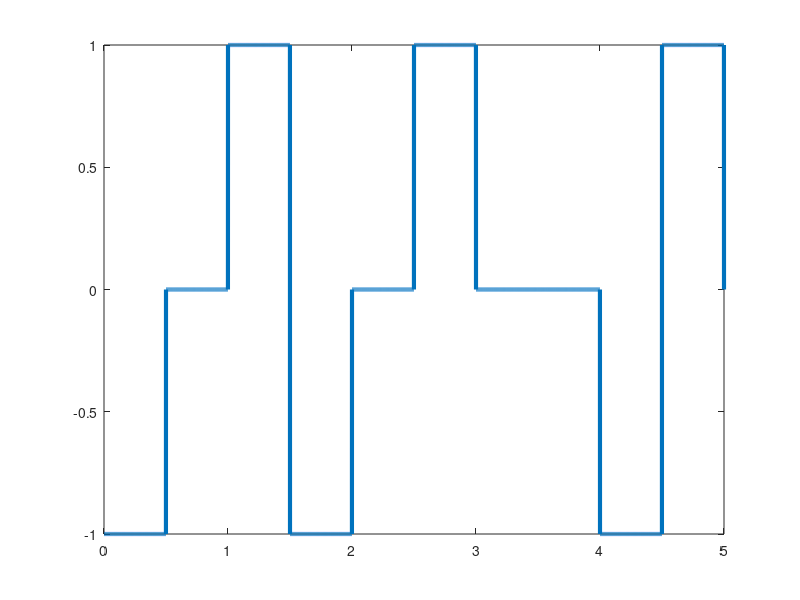

Here is the MATLAB script that generated this plot:
bits=[1 0 1 1 0 1 0 0 1 1];
bitrate=2;
T=length(bits)/bitrate;
n=1000;
N=n*length(bits);
dT=T/N;
t=0:dT:T;

last_bit=1;
y=zeros(1,length(t));
for i=0:length(bits)-1;
  if(bits(i+1)==1) 
    y(i*n+1:(i+1)*n)=-last_bit;
     last_bit=-last_bit;
  else
    y(i*n+1:(i+1)*n)=0;
  end
end

plot(t, y, 'Linewidth', 3);
counter=0;
x=1;
for i=1:length(t)
  if(t(i)>counter)
  counter=counter+(1/bitrate);
    if(y(i)==1 ||  y(i)==-1)
      result(x)=1;
      x=x+1;
    else 
      result(x)=0;
      x=x+1;
    end
  end
end

disp('NRZ_I Line Decoding');
disp(result);
    
    

